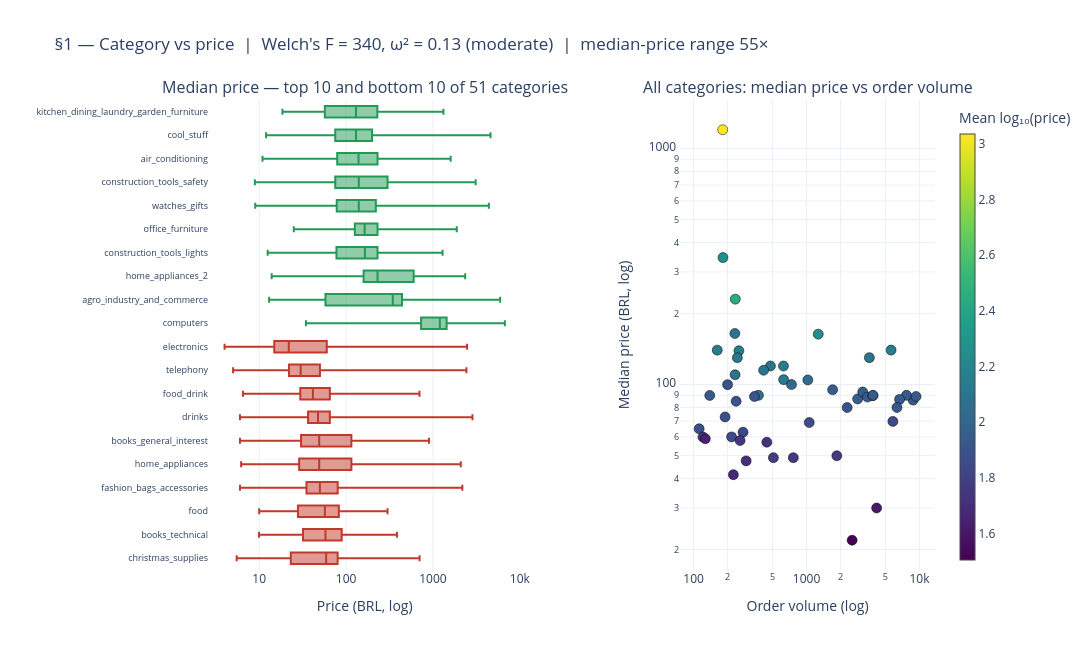

Notebook source saved alongside this figure:
### Code cell
# =========================================================
# §1 visualization: price distribution across categories
# Left: top 10 + bottom 10 by median price, box plots
# Right: horizontal scatter of median price vs n, category-sized dots
# =========================================================

# Select top 10 + bottom 10 by median price
top10_price = cat_price.nlargest(10, "median_price").index.tolist()
bot10_price = cat_price.nsmallest(10, "median_price").index.tolist()
selected_cats = bot10_price[::-1] + top10_price  # cheapest first for chart reading

fig = make_subplots(
    rows=1, cols=2,
    subplot_titles=(
        f"Median price — top 10 and bottom 10 of {len(kept_cats)} categories",
        "All categories: median price vs order volume",
    ),
    horizontal_spacing=0.22,
    column_widths=[0.55, 0.45],
)

# Left: box plots per category on log scale
for cat in selected_cats:
    data_c = s1.loc[s1["category"] == cat, "items_price_total"]
    color = "#C0392B" if cat in bot10_price else "#229954"
    fig.add_trace(
        go.Box(
            x=data_c, y=[cat] * len(data_c),
            name=cat, orientation="h",
            boxpoints=False,
            marker_color=color,
            showlegend=False,
        ),
        row=1, col=1,
    )

# Right: scatter of median price vs n
cat_plot_price = cat_price.reset_index()
fig.add_trace(
    go.Scatter(
        x=cat_plot_price["n"],
        y=cat_plot_price["median_price"],
        mode="markers",
        marker=dict(
            size=10,
            color=cat_plot_price["median_log"] if "median_log" in cat_plot_price.columns else cat_plot_price["mean_log"],
            colorscale="Viridis",
            colorbar=dict(title="Mean log₁₀(price)", x=1.02, thickness=15),
            line=dict(width=0.5, color="black"),
        ),
        text=cat_plot_price["category"],
        hovertemplate="<b>%{text}</b><br>n=%{x:,}<br>median=R$%{y:.2f}<extra></extra>",
        showlegend=False,
    ),
    row=1, col=2,
)

fig.update_xaxes(type="log", title_text="Price (BRL, log)", row=1, col=1)
fig.update_yaxes(title_text="", row=1, col=1, tickfont=dict(size=9))
fig.update_xaxes(type="log", title_text="Order volume (log)", row=1, col=2)
fig.update_yaxes(type="log", title_text="Median price (BRL, log)", row=1, col=2)

fig.update_layout(
    title_text=(
        f"§1 — Category vs price  |  "
        f"Welch's F = {welch['F'].values[0]:.0f}, ω² = {omega_sq:.2f} ({omega_label})  |  "
        f"median-price range {cat_price['median_price'].max() / cat_price['median_price'].min():.0f}×"
    ),
    height=650, width=1250, template="plotly_white",
    margin=dict(l=180, t=100),
)

fig.show()
fig.write_image(PROJECT_ROOT / "reports" / "figures" / "13_s1_category_vs_price.png", scale=2)

### Figure 1 — Plotly figure (JSON) as saved in the notebook; plotly's stock layout.template omitted (floating-point values rounded to 4 significant figures; data arrays with more than 128 entries replaced by an {"elided": "..."} marker saying what was removed)
{"data": [{"boxpoints": false, "marker": {"color": "#C0392B"}, "name": "christmas_supplies", "orientation": "h", "showlegend": false, "type": "box", "x": [35.0, 57.0, 38.1, 25.0, 79.9, 59.8, 79.9, 31.62, 6.27, 35.0, 6.37, 79.9, 295.0, 195.5, 79.9, 6.19, 35.0, 79.9, 14.4, 69.9, 69.9, 16.56, 12.06, 15.36, 79.9, 280.0, 35.0, 31.78, 19.83, 35.0, 25.4, 38.9, 35.0, 9.56, 79.9, 79.9, 31.78, 285.0, 19.9, 14.99, 45.8, 25.05, 35.0, 79.9, 8.99, 6.0, 79.9, 24.9, 8.59, 31.78, 39.9, 58.9, 79.9, 55.9, 19.83, 85.2, 195.5, 63.56, 124.9, 239.8, 22.9, 79.9, 24.9, 135.9, 79.9, 12.52, 79.9, 79.9, 79.9, 9.32, 69.84, 19.83, 195.5, 37.9, 45.8, 22.9, 69.9, 79.9, 23.52, 79.9, 19.83, 19.83, 79.9, 58.9, 79.9, 701.4, 69.9, 79.9, 117.8, 116.9, 58.9, 88.9, 29.99, 25.4, 79.9, 69.9, 13.77, 19.83, 67.2, 5.5, 9.56, 79.9, 124.9, 190.0, 79.0, 35.6, 79.9, 11.62, 57.0, 44.9, 19.83, 69.9, 8.1, 116.9, 79.9, 79.9, 55.9, 79.9, 69.0, 95.0, 116.9, 225.9, 59.9, 12.99, 8.68, 69.9, 6.19], "xaxis": "x", "y": ["christmas_supplies", "christmas_supplies", "christmas_supplies", "christmas_supplies", "christmas_supplies", "christmas_supplies", "christmas_supplies", "christmas_supplies", "christmas_supplies", "christmas_supplies", "christmas_supplies", "christmas_supplies", "christmas_supplies", "christmas_supplies", "christmas_supplies", "christmas_supplies", "christmas_supplies", "christmas_supplies", "christmas_supplies", "christmas_supplies", "christmas_supplies", "christmas_supplies", "christmas_supplies", "christmas_supplies", "christmas_supplies", "christmas_supplies", "christmas_supplies", "christmas_supplies", "christmas_supplies", "christmas_supplies", "christmas_supplies", "christmas_supplies", "christmas_supplies", "christmas_supplies", "christmas_supplies", "christmas_supplies", "christmas_supplies", "christmas_supplies", "christmas_supplies", "christmas_supplies", "christmas_supplies", "christmas_supplies", "christmas_supplies", "christmas_supplies", "christmas_supplies", "christmas_supplies", "christmas_supplies", "christmas_supplies", "christmas_supplies", "christmas_supplies", "christmas_supplies", "christmas_supplies", "christmas_supplies", "christmas_supplies", "christmas_supplies", "christmas_supplies", "christmas_supplies", "christmas_supplies", "christmas_supplies", "christmas_supplies", "christmas_supplies", "christmas_supplies", "christmas_supplies", "christmas_supplies", "christmas_supplies", "christmas_supplies", "christmas_supplies", "christmas_supplies", "christmas_supplies", "christmas_supplies", "christmas_supplies", "christmas_supplies", "christmas_supplies", "christmas_supplies", "christmas_supplies", "christmas_supplies", "christmas_supplies", "christmas_supplies", "christmas_supplies", "christmas_supplies", "christmas_supplies", "christmas_supplies", "christmas_supplies", "christmas_supplies", "christmas_supplies", "christmas_supplies", "christmas_supplies", "christmas_supplies", "christmas_supplies", "christmas_supplies", "christmas_supplies", "christmas_supplies", "christmas_supplies", "christmas_supplies", "christmas_supplies", "christmas_supplies", "christmas_supplies", "christmas_supplies", "christmas_supplies", "christmas_supplies", "christmas_supplies", "christmas_supplies", "christmas_supplies", "christmas_supplies", "christmas_supplies", "christmas_supplies", "christmas_supplies", "christmas_supplies", "christmas_supplies", "christmas_supplies", "christmas_supplies", "christmas_supplies", "christmas_supplies", "christmas_supplies", "christmas_supplies", "christmas_supplies", "christmas_supplies", "christmas_supplies", "christmas_supplies", "christmas_supplies", "christmas_supplies", "christmas_supplies", "christmas_supplies", "christmas_supplies", "christmas_supplies", "christmas_supplies", "christmas_supplies"], "yaxis": "y"}, {"boxpoints": false, "marker": {"color": "#C0392B"}, "name": "books_technical", "orientation": "h", "showlegend": false, "type": "box", "x": {"elided": "258 float values"}, "xaxis": "x", "y": {"elided": "258 str values"}, "yaxis": "y"}, {"boxpoints": false, "marker": {"color": "#C0392B"}, "name": "food", "orientation": "h", "showlegend": false, "type": "box", "x": {"elided": "445 float values"}, "xaxis": "x", "y": {"elided": "445 str values"}, "yaxis": "y"}, {"boxpoints": false, "marker": {"color": "#C0392B"}, "name": "fashion_bags_accessories", "orientation": "h", "showlegend": false, "type": "box", "x": {"elided": "1855 float values"}, "xaxis": "x", "y": {"elided": "1855 str values"}, "yaxis": "y"}, {"boxpoints": false, "marker": {"color": "#C0392B"}, "name": "home_appliances", "orientation": "h", "showlegend": false, "type": "box", "x": {"elided": "764 float values"}, "xaxis": "x", "y": {"elided": "764 str values"}, "yaxis": "y"}, {"boxpoints": false, "marker": {"color": "#C0392B"}, "name": "books_general_interest", "orientation": "h", "showlegend": false, "type": "box", "x": {"elided": "509 float values"}, "xaxis": "x", "y": {"elided": "509 str values"}, "yaxis": "y"}, {"boxpoints": false, "marker": {"color": "#C0392B"}, "name": "drinks", "orientation": "h", "showlegend": false, "type": "box", "x": {"elided": "292 float values"}, "xaxis": "x", "y": {"elided": "292 str values"}, "yaxis": "y"}, {"boxpoints": false, "marker": {"color": "#C0392B"}, "name": "food_drink", "orientation": "h", "showlegend": false, "type": "box", "x": {"elided": "225 float values"}, "xaxis": "x", "y": {"elided": "225 str values"}, "yaxis": "y"}, {"boxpoints": false, "marker": {"color": "#C0392B"}, "name": "telephony", "orientation": "h", "showlegend": false, "type": "box", "x": {"elided": "4179 float values"}, "xaxis": "x", "y": {"elided": "4179 str values"}, "yaxis": "y"}, {"boxpoints": false, "marker": {"color": "#C0392B"}, "name": "electronics", "orientation": "h", "showlegend": false, "type": "box", "x": {"elided": "2535 float values"}, "xaxis": "x", "y": {"elided": "2535 str values"}, "yaxis": "y"}, {"boxpoints": false, "marker": {"color": "#229954"}, "name": "computers", "orientation": "h", "showlegend": false, "type": "box", "x": {"elided": "181 float values"}, "xaxis": "x", "y": {"elided": "181 str values"}, "yaxis": "y"}, {"boxpoints": false, "marker": {"color": "#229954"}, "name": "agro_industry_and_commerce", "orientation": "h", "showlegend": false, "type": "box", "x": {"elided": "182 float values"}, "xaxis": "x", "y": {"elided": "182 str values"}, "yaxis": "y"}, {"boxpoints": false, "marker": {"color": "#229954"}, "name": "home_appliances_2", "orientation": "h", "showlegend": false, "type": "box", "x": {"elided": "234 float values"}, "xaxis": "x", "y": {"elided": "234 str values"}, "yaxis": "y"}, {"boxpoints": false, "marker": {"color": "#229954"}, "name": "construction_tools_lights", "orientation": "h", "showlegend": false, "type": "box", "x": {"elided": "232 float values"}, "xaxis": "x", "y": {"elided": "232 str values"}, "yaxis": "y"}, {"boxpoints": false, "marker": {"color": "#229954"}, "name": "office_furniture", "orientation": "h", "showlegend": false, "type": "box", "x": {"elided": "1270 float values"}, "xaxis": "x", "y": {"elided": "1270 str values"}, "yaxis": "y"}, {"boxpoints": false, "marker": {"color": "#229954"}, "name": "watches_gifts", "orientation": "h", "showlegend": false, "type": "box", "x": {"elided": "5607 float values"}, "xaxis": "x", "y": {"elided": "5607 str values"}, "yaxis": "y"}, {"boxpoints": false, "marker": {"color": "#229954"}, "name": "construction_tools_safety", "orientation": "h", "showlegend": false, "type": "box", "x": {"elided": "162 float values"}, "xaxis": "x", "y": {"elided": "162 str values"}, "yaxis": "y"}, {"boxpoints": false, "marker": {"color": "#229954"}, "name": "air_conditioning", "orientation": "h", "showlegend": false, "type": "box", "x": {"elided": "252 float values"}, "xaxis": "x", "y": {"elided": "252 str values"}, "yaxis": "y"}, {"boxpoints": false, "marker": {"color": "#229954"}, "name": "cool_stuff", "orientation": "h", "showlegend": false, "type": "box", "x": {"elided": "3603 float values"}, "xaxis": "x", "y": {"elided": "3603 str values"}, "yaxis": "y"}, {"boxpoints": false, "marker": {"color": "#229954"}, "name": "kitchen_dining_laundry_garden_furniture", "orientation": "h", "showlegend": false, "type": "box", "x": {"elided": "244 float values"}, "xaxis": "x", "y": {"elided": "244 str values"}, "yaxis": "y"}, {"hovertemplate": "<b>%{text}</b><br>n=%{x:,}<br>median=R$%{y:.2f}<extra></extra>", "marker": {"color": [3.036, 2.448, 2.265, 2.255, 2.154, 2.145, 2.141, 2.137, 2.132, 2.103, 2.097, 2.094, 2.093, 2.09, 2.09, 2.087, 2.033, 2.025, 1.954, 1.951, 1.95, 1.947, 1.946, 1.945, 1.94, 1.938, 1.937, 1.935, 1.932, 1.927, 1.9, 1.899, 1.897, 1.891, 1.89, 1.876, 1.872, 1.855, 1.849, 1.839, 1.787, 1.776, 1.766, 1.76, 1.744, 1.719, 1.704, 1.678, 1.65, 1.608, 1.504], "colorbar": {"thickness": 15, "title": {"text": "Mean log₁₀(price)"}, "x": 1.02}, "colorscale": [[0, "#440154"], [0.1111, "#482878"], [0.2222, "#3e4989"], [0.3333, "#31688e"], [0.4444, "#26828e"], [0.5556, "#1f9e89"], [0.6667, "#35b779"], [0.7778, "#6ece58"], [0.8889, "#b5de2b"], [1, "#fde725"]], "line": {"color": "black", "width": 0.5}, "size": 10}, "mode": "markers", "showlegend": false, "text": ["computers", "home_appliances_2", "agro_industry_and_commerce", "office_furniture", "musical_instruments", "watches_gifts", "construction_tools_safety", "air_conditioning", "small_appliances", "construction_tools_lights", "kitchen_dining_laundry_garden_furniture", "cool_stuff", "home_construction", "home_confort", "furniture_living_room", "industry_commerce_and_business", "luggage_accessories", "construction_tools_construction", "baby", "pet_shop", "perfumery", "garden_tools", "toys", "health_beauty", "sports_leisure", "signaling_and_security", "auto", "bed_bath_table", "computers_accessories", "furniture_decor", "fashion_shoes", "art", "audio", "costruction_tools_garden", "stationery", "fashion_male_clothing", "consoles_games", "fixed_telephony", "housewares", "market_place", "fashion_underwear_beach", "books_general_interest", "fashion_bags_accessories", "home_appliances", "books_technical", "food", "drinks", "food_drink", "christmas_supplies", "telephony", "electronics"], "type": "scatter", "x": [181, 234, 182, 1270, 625, 5607, 162, 252, 627, 232, 244, 3603, 479, 375, 417, 233, 1027, 736, 2837, 1704, 3145, 3469, 3870, 8801, 7683, 139, 3880, 9328, 6670, 6330, 238, 200, 346, 190, 2291, 112, 1057, 217, 5821, 274, 121, 509, 1855, 764, 258, 445, 292, 225, 127, 4179, 2535], "xaxis": "x2", "y": [1200.0, 230.0, 344.9, 163.5, 119.8, 139.9, 139.8, 139.0, 104.9, 164.5, 129.8, 130.0, 119.8, 89.99, 115.0, 110.0, 104.6, 99.98, 86.9, 95.0, 93.0, 88.5, 89.72, 85.9, 89.99, 89.9, 90.0, 89.0, 86.5, 79.9, 84.9, 99.9, 89.0, 72.9, 79.9, 64.95, 69.0, 60.0, 69.8, 62.8, 59.9, 49.0, 49.9, 49.0, 57.89, 56.97, 47.49, 41.5, 58.9, 29.99, 21.9], "yaxis": "y2"}], "layout": {"annotations": [{"font": {"size": 16}, "showarrow": false, "text": "Median price — top 10 and bottom 10 of 51 categories", "x": 0.2145, "xanchor": "center", "xref": "paper", "y": 1, "yanchor": "bottom", "yref": "paper"}, {"font": {"size": 16}, "showarrow": false, "text": "All categories: median price vs order volume", "x": 0.8245, "xanchor": "center", "xref": "paper", "y": 1, "yanchor": "bottom", "yref": "paper"}], "height": 650, "margin": {"l": 180, "t": 100}, "title": {"text": "§1 — Category vs price  |  Welch's F = 340, ω² = 0.13 (moderate)  |  median-price range 55×"}, "width": 1250, "xaxis": {"anchor": "y", "domain": [0, 0.429], "title": {"text": "Price (BRL, log)"}, "type": "log"}, "xaxis2": {"anchor": "y2", "domain": [0.649, 1], "title": {"text": "Order volume (log)"}, "type": "log"}, "yaxis": {"anchor": "x", "domain": [0, 1], "tickfont": {"size": 9}, "title": {"text": ""}}, "yaxis2": {"anchor": "x2", "domain": [0, 1], "title": {"text": "Median price (BRL, log)"}, "type": "log"}}}
